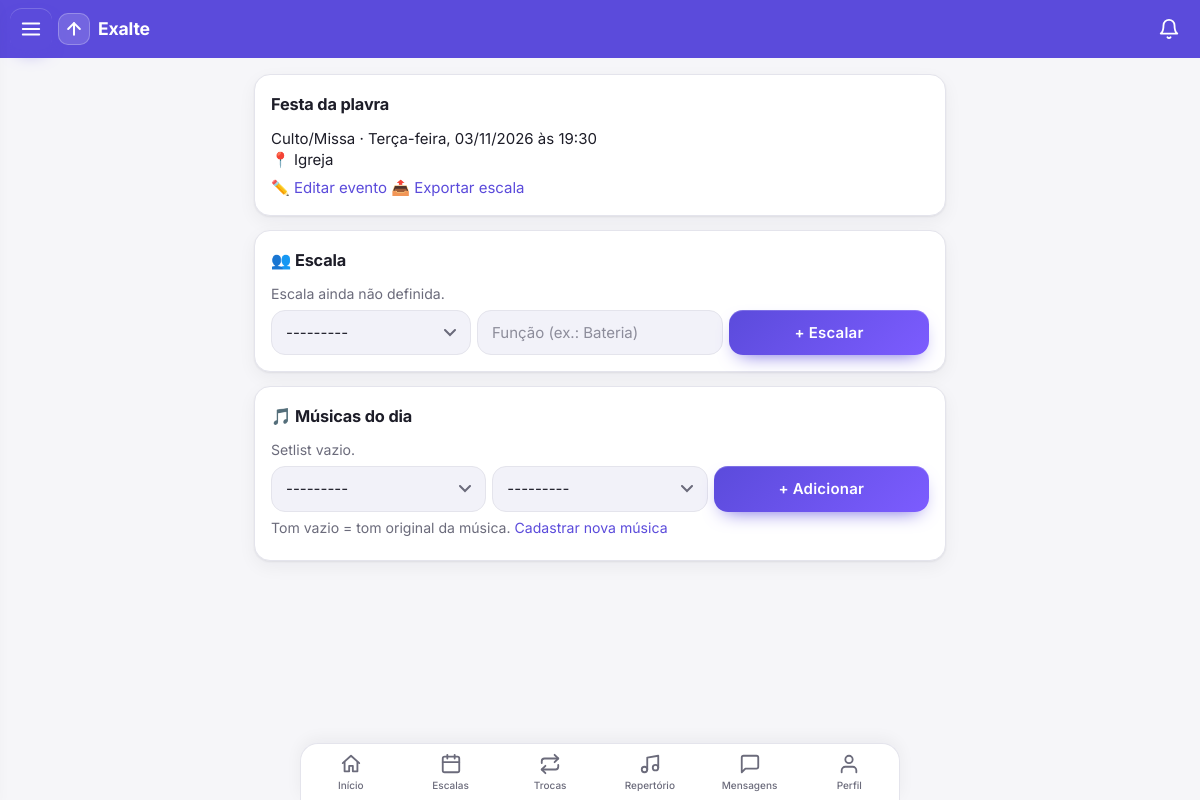
The app's page /evento/19/ (signed in) with its own data.
### core/models.py (models this page shows, shortened)
class Evento(models.Model):
    TIPOS = [("ensaio", "Ensaio"), ("culto", "Culto/Missa"), ("show", "Show"), ("outro", "Outro")]
    banda = models.ForeignKey(Banda, on_delete=models.CASCADE, related_name="eventos")
    titulo = models.CharField(max_length=150)
    tipo = models.CharField(max_length=10, choices=TIPOS, default="ensaio")
    data_hora = models.DateTimeField()
    local = models.CharField(max_length=150, blank=True)
    descricao = models.TextField(blank=True)
    importacao = models.ForeignKey("ImportacaoEventos", null=True, blank=True, on_delete=models.SET_NULL,
                                   related_name="eventos")
    class Meta:
        ordering = ["data_hora"]

### core/views.py (the view)
# urls.py: path("evento/<int:pk>/", v.evento, name="evento"),
@login_required
def evento(request, pk):
    ev = get_object_or_404(Evento, pk=pk, banda__in=_bandas(request.user))
    lider = ev.banda.membros.filter(user=request.user, papel="lider").exists()
    ctx = dict(ev=ev, eh_lider=lider, escalas=ev.escalas.select_related("membro__user"),
               setlist=ev.setlist.select_related("musica"))
    if lider:
        ctx["escala_form"] = EscalaForm(banda=ev.banda)
        ctx["setlist_form"] = SetlistForm(banda=ev.banda)
    return render(request, "evento.html", ctx)

### core/forms.py
class EscalaForm(forms.ModelForm):
    class Meta:
        model = Escala
        fields = ["membro", "funcao"]
        widgets = {"funcao": forms.TextInput(attrs={"placeholder": "Função (ex.: Bateria)"})}
    def __init__(self, *a, banda, **k):
        super().__init__(*a, **k)
        self.fields["membro"].queryset = Membro.objects.filter(banda=banda).select_related("user")
        self.fields["membro"].label_from_instance = lambda m: m.user.get_full_name() or m.user.username

class SetlistForm(forms.ModelForm):
    class Meta:
        model = ItemSetlist
        fields = ["musica", "tom"]
    def __init__(self, *a, banda, **k):
        super().__init__(*a, **k)
        self.fields["musica"].queryset = Musica.objects.filter(banda=banda)

### core/leitura.py (called while the page is built)
def contagens(user):
    bandas = list(Membro.objects.filter(user=user).values_list("banda_id", flat=True))
    if not bandas:
        return {}
    marcas = dict(LeituraMensagens.objects.filter(user=user, banda_id__in=bandas).values_list("banda_id", "ate"))
    agora = timezone.now()
    novas = [LeituraMensagens(user=user, banda_id=b, ate=agora) for b in bandas if b not in marcas]
    if novas:
        LeituraMensagens.objects.bulk_create(novas, ignore_conflicts=True)
        marcas.update({n.banda_id: agora for n in novas})
    return {b: Mensagem.objects.filter(banda_id=b, criado__gt=marcas[b]).exclude(autor=user).count() for b in bandas}

### core/models.py (called while the page is built)
    def __str__(self):
        return self.titulo

### core/templatetags/menu.py (called while the page is built)
@register.simple_tag(takes_context=True)
def usuario_eh_lider(context):
    u = context["request"].user
    return u.is_authenticated and Membro.objects.filter(user=u, papel="lider").exists()

@register.simple_tag(takes_context=True)
def nao_lidas(context):
    request = context.get("request")
    if request is None or not request.user.is_authenticated:
        return 0
    if not hasattr(request, "_nao_lidas"):
        from core.leitura import contagens
        request._nao_lidas = sum(contagens(request.user).values())
    return request._nao_lidas

### core/views.py (called while the page is built)
def _bandas(user):
    return Banda.objects.filter(membros__user=user)

### core/templates/evento.html (shortened to what this page needs)
{% extends "base.html" %}{% block content %}
<div class="card"><h2>{{ ev.titulo }}</h2>
<p>{{ ev.get_tipo_display }} · {{ ev.data_hora|date:"l, d/m/Y \à\s H:i" }}<br>📍 {{ ev.local|default:"—" }}</p><p>{{ ev.descricao }}</p>
{% if eh_lider %}<a href="{% url 'evento_editar' ev.pk %}">✏️ Editar evento</a>{% endif %}
<a href="{% url 'evento_exportar' ev.pk %}">📤 Exportar escala</a></div>
<div class="card"><h2>👥 Escala</h2>
{% for e in escalas %}<p><b>{{ e.funcao }}</b>: {{ e.membro.user.first_name|default:e.membro.user.username }}
<span class="tag {{ e.status }}">{{ e.get_status_display }}</span>{% if e.obs %}<span class="mut"> — {{ e.obs }}</span>{% endif %}
{% if eh_lider %}<form class="inl" method="post" action="{% url 'escala_del' e.pk %}">{% csrf_token %}<button class="no" title="Remover">✕</button></form>{% endif %}
{% if e.membro.user == user %}<form method="post" action="{% url 'responder' e.pk %}" style="margin-top:6px">{% csrf_token %}
<input name="obs" placeholder="Observação (opcional)">
<button name="acao" value="confirmado">Confirmar</button> <button class="no" name="acao" value="recusado">Não posso</button> <a href="{% url 'troca_pedir' e.pk %}">🔄 Pedir troca</a></form>{% endif %}</p>
{% empty %}<p class="mut">Escala ainda não definida.</p>{% endfor %}
{% if eh_lider %}<form method="post" action="{% url 'escala_add' ev.pk %}" class="row">{% csrf_token %}
{{ escala_form.membro }}{{ escala_form.funcao }}<button>+ Escalar</button></form>{% endif %}</div>
<div class="card"><h2>🎵 Músicas do dia</h2>
{% for i in setlist %}<p>{{ i.ordem }}. <b>{{ i.musica.titulo }}</b> {% if i.tom_final %}· tom {{ i.tom_final }}{% endif %}
{% if i.musica.bpm %}· {{ i.musica.bpm }} bpm{% endif %}{% if i.musica.link %} · <a href="{{ i.musica.link }}" target="_blank">ouvir</a>{% endif %}
{% if eh_lider %}<form class="inl" method="post" action="{% url 'setlist_mover' i.pk %}">{% csrf_token %}<button name="dir" value="up">↑</button><button name="dir" value="down">↓</button></form>
<form class="inl" method="post" action="{% url 'setlist_del' i.pk %}">{% csrf_token %}<button class="no">✕</button></form>{% endif %}</p>
{% if i.musica.cifra %}<pre class="mut" style="overflow:auto">{{ i.musica.cifra }}</pre>{% endif %}
{% empty %}<p class="mut">Setlist vazio.</p>{% endfor %}
{% if eh_lider %}<form method="post" action="{% url 'setlist_add' ev.pk %}" class="row">{% csrf_token %}
{{ setlist_form.musica }}{{ setlist_form.tom }}<button>+ Adicionar</button></form>
<p class="mut">Tom vazio = tom original da música. <a href="{% url 'musica_nova' %}">Cadastrar nova música</a></p>{% endif %}</div>
{% endblock %}

### core/templates/base.html (style rules this page uses)
:root { --bg:#f6f6f9;--card:#fff;--tx:#1d1d28;--mut:#6b6b7b;--pri:#5b4bdb;--pri-soft:#ecebfb;--ok:#1a9d5a;--no:#d23b3b;--bd:#e4e4ec;--sh:0 1px 2px #1d1d2812,0 6px 18px #1d1d280d;--pri2:#7c5cff;--field:#f2f2f9;--glow:#5b4bdb40 }
* { box-sizing:border-box;-webkit-tap-highlight-color:transparent }
html { scroll-padding-top:70px }
body { margin:0;font-family:Inter,system-ui,-apple-system,"Segoe UI",Roboto,sans-serif;background:var(--bg);color:var(--tx);line-height:1.45;font-size:15px; padding-bottom:calc(76px + env(safe-area-inset-bottom,0px)) }
a { color:var(--pri);text-decoration:none }
h2 { margin:.1em 0 .7em;font-size:1.02rem;font-weight:700;letter-spacing:-.01em }
.card { background:var(--card);border-radius:16px;padding:16px;margin:0 0 14px;box-shadow:var(--sh);border:1px solid var(--bd) }
.mut { color:var(--mut);font-size:.88rem }
p { margin:.4em 0 }
button,.btn { font:inherit;font-weight:600;letter-spacing:.015em;min-height:42px;padding:9px 18px;border-radius:14px;border:0;color:#fff;cursor:pointer; background:linear-gradient(135deg,var(--pri),var(--pri2));box-shadow:0 8px 20px -10px var(--pri),inset 0 1px 0 #ffffff30;transition:transform .12s,box-shadow .2s,filter .2s }
input:not([type=checkbox]):not([type=radio]):not([type=file]),select,textarea { font:inherit;padding:11px 14px;border-radius:14px;border:1.5px solid var(--bd);background:var(--field);color:var(--tx);max-width:100%;transition:border-color .15s,box-shadow .2s,background .15s }
input::placeholder,textarea::placeholder { color:var(--mut);opacity:.75 }
select { appearance:none;-webkit-appearance:none;padding-right:38px;background-repeat:no-repeat;background-position:right 14px center }

### core/templates/evento.html (style rules this page uses)
.row { display:flex;gap:6px;flex-wrap:wrap }
.row>* { flex:1 1 140px }

### records on screen
Evento: titulo "Festa da plavra", tipo "Culto/Missa", data_hora "Terça-feira, 03/11/2026 às 19:30", local "Igreja"
